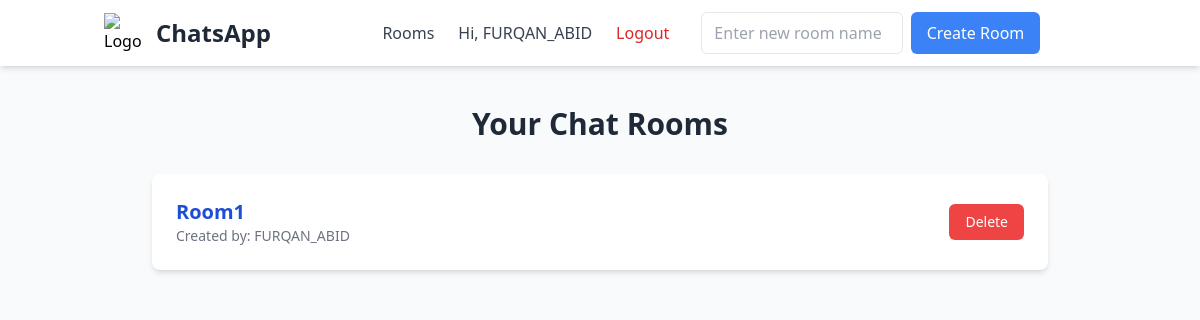
Screenshot of / (signed in) with the database file from the repository.
### chatapp/models.py (models this page shows, shortened)
class ChatRoom(models.Model):
    name= models.CharField(max_length=200)
    slug= models.SlugField(unique=True) # creates unique vlues for each room
    created_by = models.ForeignKey(User, on_delete=models.CASCADE, default=None)

### chatapp/views.py (the view)
# urls.py: path('', views.index, name='index'),
@login_required(login_url='login')
def index(request):
    if request.method == "POST":
        room_name = request.POST.get('room_name')
        if room_name:
            slug = slugify(room_name)
            chatroom, created = ChatRoom.objects.get_or_create(slug=slug, defaults={'name': room_name, 'created_by': request.user})
            return redirect('chatroom', slug=chatroom.slug)
    chatrooms = ChatRoom.objects.all()
    return render(request, 'chatapp/index.html', {'chatrooms': chatrooms, 'on_index': True})

### chatapp/templates/chatapp/index.html (shortened to what this page needs)
{% extends 'chatapp/base.html' %}
{% block body %}
<div class="max-w-4xl mx-auto my-10">
  <h1 class="text-3xl font-bold text-center text-gray-800 mb-8">Your Chat Rooms</h1>
  {% if chatrooms %}
    <div class="space-y-4">
      {% for chatroom in chatrooms %}
        <div class="flex justify-between items-center bg-white shadow-md rounded-lg p-6 hover:shadow-lg transition">
          <div>
            <a href="{% url 'chatroom' chatroom.slug %}" class="text-xl font-semibold text-blue-700 hover:underline">
              {{ chatroom.name }}
            </a>
            <p class="text-sm text-gray-500">Created by: {{ chatroom.created_by.username }}</p>
          </div>
          {% if request.user == chatroom.created_by %}
          <form method="post" action="{% url 'delete_room' chatroom.slug %}" onsubmit="return confirm('Are you sure you want to delete this room?');">
            <button type="submit" class="bg-red-500 hover:bg-red-600 text-white text-sm px-4 py-2 rounded-md">
              Delete
            </button>
          </form>
          {% endif %}
        </div>
      {% endfor %}
    </div>
  {% else %}
    <p class="text-center text-gray-500">You haven’t created any chat rooms yet. Use the form above to get started.</p>
  {% endif %}
</div>
{% endblock %}

### chatapp/templates/chatapp/base.html (shortened to what this page needs)
<!DOCTYPE html>
<html lang="en">
<head>
  <script src="https://cdn.tailwindcss.com"></script>
</head>
<body class="bg-gray-50">
  <nav class="bg-white shadow-md">
    <div class="container mx-auto px-4 py-3 flex flex-col md:flex-row md:items-center md:justify-between">
      <div class="flex items-center justify-between mb-3 md:mb-0">
        <a href="{% url 'index' %}" class="flex items-center space-x-3">
          <img src="https://cdn4.iconfinder.com/data/icons/ui-marketplace-1-0-flat/20/20_comment-128.png" class="h-10 w-10" alt="Logo" />
          <span class="text-2xl font-bold text-gray-800">ChatsApp</span>
        </a>
      </div>
    <div class="flex flex-col md:flex-row md:items-center space-y-3 md:space-y-0 md:space-x-6">
    <a href="{% url 'index' %}" class="text-gray-700 font-medium hover:text-blue-600 transition">Rooms</a>
    {% if user.is_authenticated %}
        <span class="text-gray-700">Hi, {{ user.username }}</span>
        <form method="post" action="{% url 'logout' %}">
            <button type="submit" class="text-red-600 font-medium hover:text-red-800 transition">Logout</button>
        </form>
    {% else %}
        <a href="{% url 'login' %}" class="text-blue-600 font-medium hover:text-blue-800 transition">Login</a>
    {% endif %}
    {% if on_index %}
        <form method="post" action="{% url 'create_room' %}" class="mt-4 flex space-x-2">
        <input type="text" name="room_name" placeholder="Enter new room name" required
                class="px-3 py-2 border rounded-md w-1/2" />
        <button type="submit" class="bg-blue-500 text-white px-4 py-2 rounded-md hover:bg-blue-600">
            Create Room
        </button>
        </form>
    {% endif %}
    </div>
    </div>
  </nav>
  {% block body %}
  {% endblock %}
</body>
</html>

### rows the page displays
ChatRoom: name "Room1", created_by.username "FURQAN_ABID", shows "Delete"

### other values shown
{{ user.username }} "FURQAN_ABID"
